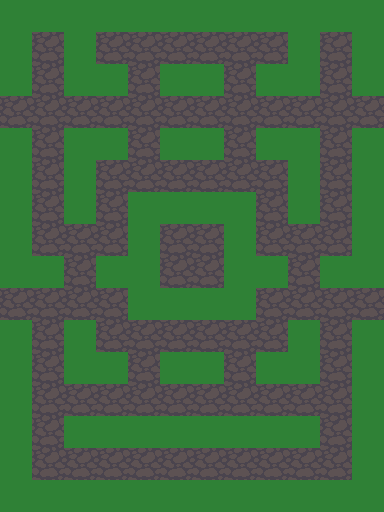

Tiled map render using the project's own tile images. Description and the whole map definition, tile-layer contents included, below:
An orthogonal 12x16 tile map with 32x32 px tiles, 2 tile layers (GroundLayer, WallLayer).

<map version="1.2" tiledversion="1.2.4" orientation="orthogonal" renderorder="right-down" width="12" height="16" tilewidth="32" tileheight="32" infinite="0" nextlayerid="5" nextobjectid="1">
 <tileset firstgid="1" name="tileTest" tilewidth="32" tileheight="32" tilecount="1024" columns="32">
  <image source="../prototype/public/assets/terrain.png" width="1024" height="1024" />
 </tileset>
 <layer id="3" name="GroundLayer" width="12" height="16">
  <data encoding="csv">
175,175,175,175,175,175,175,175,175,175,175,175,
175,175,175,175,175,175,175,175,175,175,175,175,
175,175,175,175,175,175,175,175,175,175,175,175,
175,175,175,175,175,175,175,175,175,175,175,175,
175,175,175,175,175,175,175,175,175,175,175,175,
175,175,175,175,175,175,175,175,175,175,175,175,
175,175,175,175,175,175,175,175,175,175,175,175,
175,175,175,175,175,175,175,175,175,175,175,175,
175,175,175,175,175,175,175,175,175,175,175,175,
175,175,175,175,175,175,175,175,175,175,175,175,
175,175,175,175,175,175,175,175,175,175,175,175,
175,175,175,175,175,175,175,175,175,175,175,175,
175,175,175,175,175,175,175,175,175,175,175,175,
175,175,175,175,175,175,175,175,175,175,175,175,
175,175,175,175,175,175,175,175,175,175,175,175,
175,175,175,175,175,175,175,175,175,175,175,175
</data>
 </layer>
 <layer id="4" name="WallLayer" width="12" height="16">
  <data encoding="csv">
290,290,290,290,290,290,290,290,290,290,290,290,
290,0,290,0,0,0,0,0,0,290,0,290,
290,0,290,290,0,290,290,0,290,290,0,290,
0,0,0,0,0,0,0,0,0,0,0,0,
290,0,290,290,0,290,290,0,290,290,0,290,
290,0,290,0,0,0,0,0,0,290,0,290,
290,0,290,0,290,290,290,290,0,290,0,290,
290,0,0,0,290,0,0,290,0,0,0,290,
290,290,0,290,290,0,0,290,290,0,290,290,
0,0,0,0,290,290,290,290,0,0,0,0,
290,0,290,0,0,0,0,0,0,290,0,290,
290,0,290,290,0,290,290,0,290,290,0,290,
290,0,0,0,0,0,0,0,0,0,0,290,
290,0,290,290,290,290,290,290,290,290,0,290,
290,0,0,0,0,0,0,0,0,0,0,290,
290,290,290,290,290,290,290,290,290,290,290,290
</data>
 </layer>
</map>
